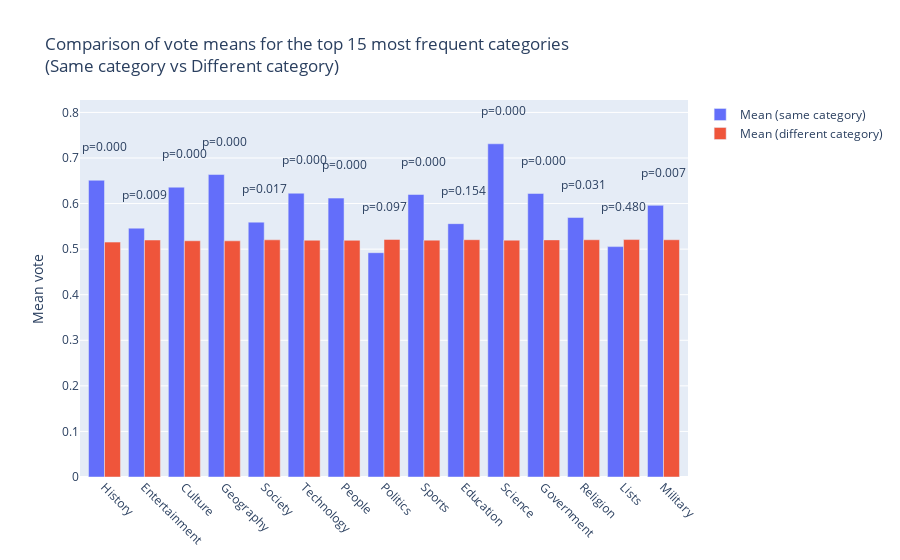

Source (notebook cell):
### Code cell
from src.scripts.TallulaPlots import *
Comparison_Vote_Category('data/wiki-RfA.txt')

### Figure 1 — Plotly figure (JSON) as saved in the notebook; plotly's stock layout.template omitted (floating-point values rounded to 4 significant figures)
{"data": [{"name": "Mean (same category)", "offsetgroup": "0", "type": "bar", "x": ["History", "Entertainment", "Culture", "Geography", "Society", "Technology", "People", "Politics", "Sports", "Education", "Science", "Government", "Religion", "Lists", "Military"], "y": [0.6512, 0.546, 0.6359, 0.6637, 0.5592, 0.6227, 0.612, 0.4922, 0.6199, 0.5559, 0.7312, 0.6221, 0.5694, 0.5055, 0.5961]}, {"name": "Mean (different category)", "offsetgroup": "1", "type": "bar", "x": ["History", "Entertainment", "Culture", "Geography", "Society", "Technology", "People", "Politics", "Sports", "Education", "Science", "Government", "Religion", "Lists", "Military"], "y": [0.5154, 0.52, 0.5183, 0.5182, 0.5204, 0.5195, 0.5193, 0.5212, 0.5197, 0.5207, 0.5197, 0.5203, 0.5206, 0.521, 0.5206]}], "layout": {"annotations": [{"showarrow": false, "text": "p=0.000", "x": "History", "xanchor": "center", "y": 0.7012, "yanchor": "bottom"}, {"showarrow": false, "text": "p=0.009", "x": "Entertainment", "xanchor": "center", "y": 0.596, "yanchor": "bottom"}, {"showarrow": false, "text": "p=0.000", "x": "Culture", "xanchor": "center", "y": 0.6859, "yanchor": "bottom"}, {"showarrow": false, "text": "p=0.000", "x": "Geography", "xanchor": "center", "y": 0.7137, "yanchor": "bottom"}, {"showarrow": false, "text": "p=0.017", "x": "Society", "xanchor": "center", "y": 0.6092, "yanchor": "bottom"}, {"showarrow": false, "text": "p=0.000", "x": "Technology", "xanchor": "center", "y": 0.6727, "yanchor": "bottom"}, {"showarrow": false, "text": "p=0.000", "x": "People", "xanchor": "center", "y": 0.662, "yanchor": "bottom"}, {"showarrow": false, "text": "p=0.097", "x": "Politics", "xanchor": "center", "y": 0.5712, "yanchor": "bottom"}, {"showarrow": false, "text": "p=0.000", "x": "Sports", "xanchor": "center", "y": 0.6699, "yanchor": "bottom"}, {"showarrow": false, "text": "p=0.154", "x": "Education", "xanchor": "center", "y": 0.6059, "yanchor": "bottom"}, {"showarrow": false, "text": "p=0.000", "x": "Science", "xanchor": "center", "y": 0.7812, "yanchor": "bottom"}, {"showarrow": false, "text": "p=0.000", "x": "Government", "xanchor": "center", "y": 0.6721, "yanchor": "bottom"}, {"showarrow": false, "text": "p=0.031", "x": "Religion", "xanchor": "center", "y": 0.6194, "yanchor": "bottom"}, {"showarrow": false, "text": "p=0.480", "x": "Lists", "xanchor": "center", "y": 0.571, "yanchor": "bottom"}, {"showarrow": false, "text": "p=0.007", "x": "Military", "xanchor": "center", "y": 0.6461, "yanchor": "bottom"}], "autosize": true, "barmode": "group", "title": {"text": "Comparison of vote means for the top 15 most frequent categories<br>(Same category vs Different category)"}, "xaxis": {"autorange": true, "range": [-0.6212, 14.62], "tickangle": 45, "type": "category"}, "yaxis": {"autorange": true, "range": [0, 0.8769], "title": {"text": "Mean vote"}, "type": "linear"}}}
